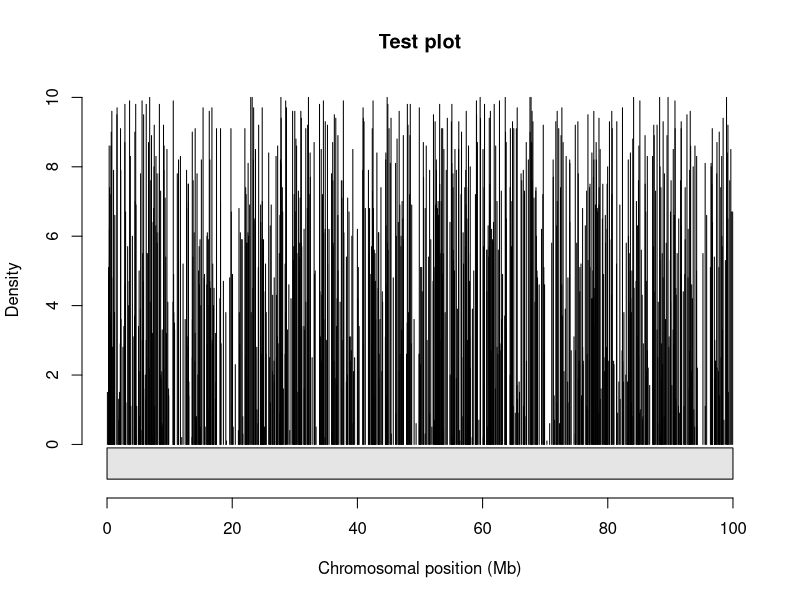
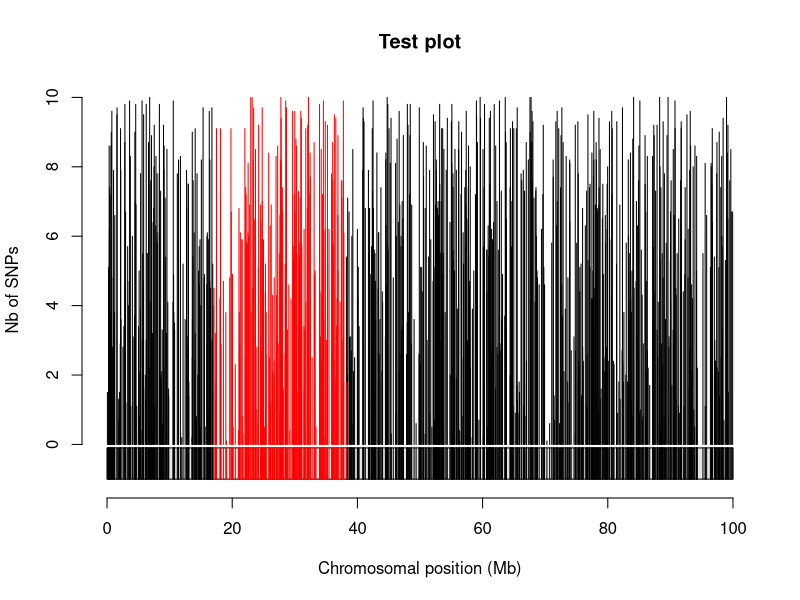

The R script that drew these images, in order:
ChrDensity <- function(ChrLength, Positions, Values, ChromosomeBgColor="gray90", ChromosomeBorderColor="black", ValuesColors="black", PlottingGenes=F, GeneColors="black", ylab="Density", xlab="Chromosomal position (Mb)", ...) {

  PositionsMb <- Positions / 1000000
  ChrLengthMb <- ChrLength / 1000000

  plot(NA,NA, xlab=xlab, ylab=ylab , bty="n", xlim=c(0,ChrLengthMb), ylim=c(-1.1,max(Values)), ...)
  rect(0, -0.1, ChrLengthMb,-1, col=ChromosomeBgColor, border=ChromosomeBorderColor)
  nbG <- length(Positions)
  segments(PositionsMb, rep(0,nbG), PositionsMb, Values, col=ValuesColors)
  if(PlottingGenes) {
    segments(PositionsMb, rep(-0.1,nbG), PositionsMb, rep(-1,nbG), col=GeneColors)
  }

}
### Example
ChrLength <- 100000000 # Chromosome of 100 Mb
Positions <- sample(1:100000000, 1000, replace=F)
Values <- sample(1:100 / 10, 1000, replace=T)

# Simple Call
ChrDensity(ChrLength, Positions, Values, main="Test plot")


# Plotting genes and adding specific colors for subset of genes

Colors <- rep("black", length(Positions))
Colors[order(Positions)[200:400]] <- "red"
ChrDensity(ChrLength, Positions, Values, PlottingGenes=T, ValuesColors=Colors, GeneColors=Colors, main="Test plot", ylab="Nb of SNPs")
